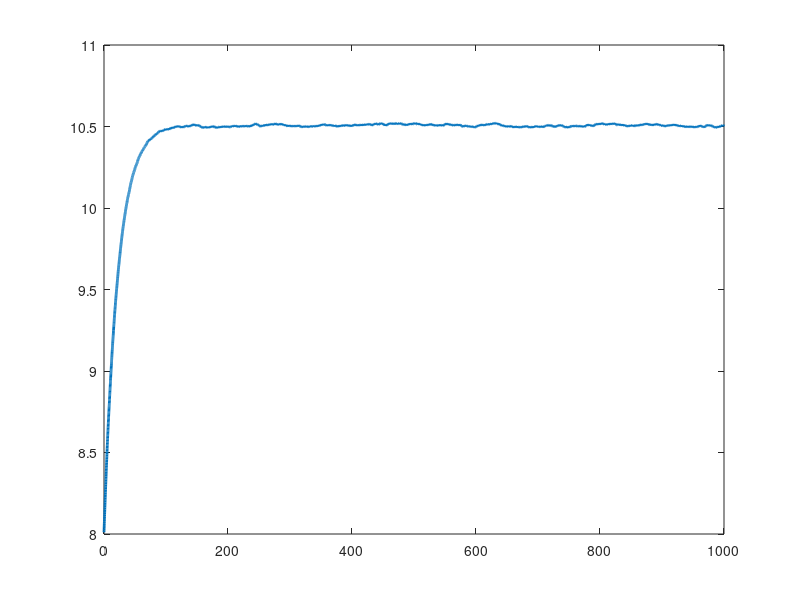

This chart was generated by the following MATLAB code: (Note: this script raises an error after producing the figure.)
% Wind Turbine Parameters
J = 10000;   % Inertia of the turbine (kg.m^2)
B = 100;     % Damping coefficient (N.m.s)
Kp = 0.01;   % Power coefficient
rho = 1.225; % Air density (kg/m^3)
A_blades = 50; % Swept area of the blades (m^2)

% Control and external parameters
desired_speed = 12;  % Desired rotor speed in rad/s
T_wind_nominal = 8;  % Nominal wind torque (N.m)

% State-space model (SISO system)
A_sys = -B/J;       % System matrix
B_sys = 1/J;        % Input matrix (pitch angle adjustment)
C_sys = 1;          % Output matrix (rotor speed)
D_sys = 0;          % Feedthrough matrix

% Create state-space system for wind turbine
sys = ss(A_sys, B_sys, C_sys, D_sys);

% Simulating wind disturbances (reduced disturbances)
wind_speed = 12 + 0.5 * randn(1, 100000);  % Mean wind speed of 12 m/s with smaller disturbances
T_wind = rho * A_blades * Kp * wind_speed.^3 / 2;  % Wind torque as a function of wind speed

% LQR (Linear Quadratic Regulator) Design (improved weights)
Q = 1000 * (C_sys' * C_sys);  % Further increase penalty on rotor speed error
R = 0.01;  % Further reduce penalty on control effort

% Design LQR controller with improved weights
K_lqr = lqr(A_sys, B_sys, Q, R);

% Simulation setup
T_sim = 1000;  % Simulation time in seconds
dt = 0.1;      % Time step
num_steps = T_sim / dt;

% Initialize variables
rotor_speed = 8;  % Start closer to desired speed
speed_history = zeros(1, num_steps);  % Store the rotor speed values

% Simulation loop
for i = 1:min(num_steps, length(T_wind))
    % Wind disturbance at this time step
    T_wind_current = T_wind(i);
    
    % Compute control action using the LQR controller with feedforward wind compensation
    u = 1.5 * (-K_lqr * (rotor_speed - desired_speed)) + T_wind_current/J;  % Amplified control action
    
    % Simulate the system (update rotor speed)
    dT = (T_wind_current - B * rotor_speed + u) * dt / J;  % Wind turbine dynamics
    rotor_speed = rotor_speed + dT;  % Update rotor speed
    
    % Store the current rotor speed for plotting
    speed_history(i) = rotor_speed;
end

% Plot results
figure;
plot(0:dt:(min(num_steps, length(T_wind))-1)*dt, speed_history(1:min(num_steps, length(T_wind))), 'LineWidth', 2);
hold on;
yline(desired_speed, '--r', 'LineWidth', 1.5);  % Desired rotor speed line
title('Rotor Speed Control with Further LQR Improvements');
xlabel('Time (seconds)');
ylabel('Rotor Speed (rad/s)');
legend('Rotor Speed', 'Desired Speed');
grid on;
